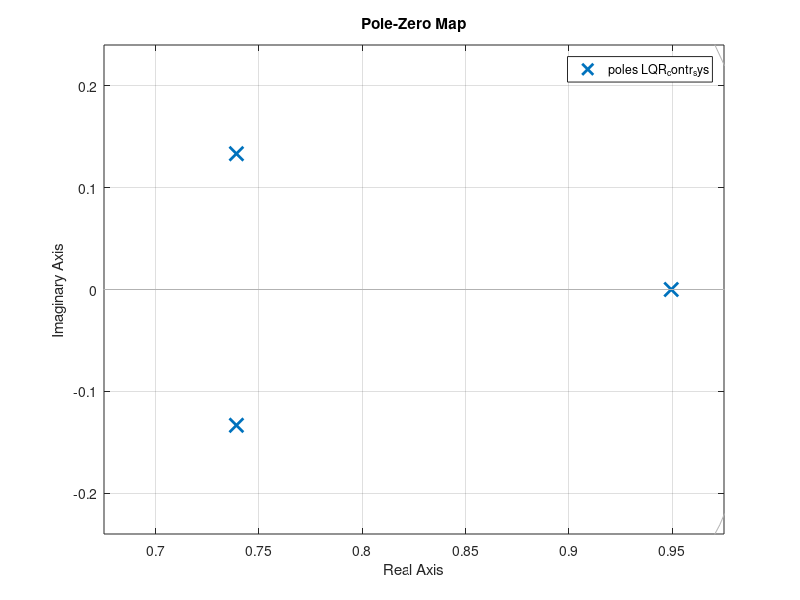

Write the MATLAB code that produced this figure. (Note: this script raises an error after producing the figure.)
h = 0.05;

% Weights
Q = diag([100, 0.1, 0.0001]);
R = 2;


% Load system and discretize
f = load("params/sysid_matrices_v2.mat");
sys_cont = ss([-f.A(:,1), f.A(:,2:3)], f.B, f.C, f.D);
%sys_cont = ss(f.A, f.B, f.C, f.D);
System = c2d(sys_cont, h, 'zoh');

Phi_del = [System.A, System.B; zeros(1,4)];
Gam_del = [0;0;0;1];
C_del = [System.C, zeros(2,1)];
D_del = zeros(2,1);
System_delayed = ss(Phi_del, Gam_del, C_del, D_del, h);

% System for simulation
sys_sim = ss([-f.A(:,1), f.A(:,2:3)], [f.B,[0;1;0]], eye(3), zeros(3,2));
System_sim = c2d(sys_sim, h, 'zoh');

% LQR Gain
K = -dlqr(System.A, System.B, Q, R, []);
%K = -dlqr(System_delayed.A, System_delayed.B, blkdiag(Q, 0), R, []);

% Plotting the Pole zero map of the LQR controlled system

LQR_contr_sys = ss(System.A+System.B*K,System.B,System.C,System.D,h);
figure();
pzmap(LQR_contr_sys);
saveas(gcf, "0 - Figures Coen/" + "Discrete_pzmap_LQR" + ".png");